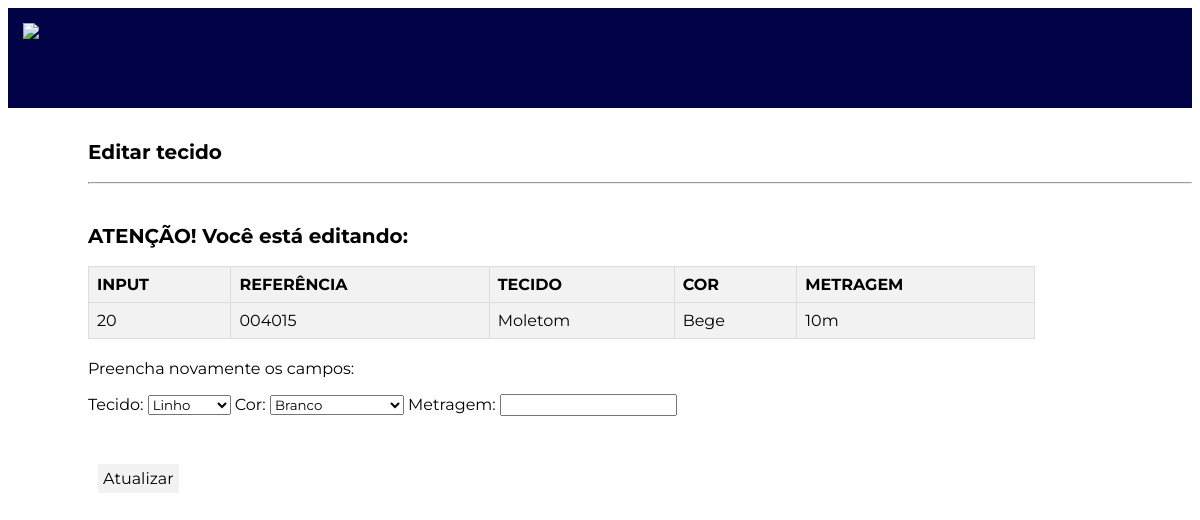
Page /core/editar/20 on the committed database.
### core/models.py (models this page shows, shortened)
class Tecido(models.Model):
    referencia = models.CharField(max_length=10)
    tipo = models.CharField(max_length=30)
    cor = models.CharField(max_length=30)
    metragem = models.CharField(max_length=10)

### core/views.py (the view)
# urls.py: path('editar/<int:id>', editar, name='editar'),
def editar (request, id):
    cores = retornar_cores()
    tecido = Tecido.objects.get(id=id)
    return render (request, 'update.html', {'tecido': tecido, 'cores': cores})

### core/views.py (called while the page is built)
def retornar_cores():
    return ['Branco', 'Preto', 'Cinza', 'Chumbo', 'Vermelho', 'Vinho', 'Coral', 'Laranja', 'Amarelo', 'Amarelo Canário', 'Amarelo Neon', 'Marrom', 'Caramelo', 'Caqui', 'Bege', 'Rosa Bebê', 'Rosa Neon', 'Pink', 'Azul Claro', 'Azul Turquesa', 'Azul Royal', 'Azul Marinho', 'Roxo', 'Verde Lodo', 'Verde Sinuca', 'Verde Bandeira', 'Verde Limão', 'Verde Água']

### core/templates/update.html (shortened to what this page needs)
<!DOCTYPE html>
<html lang="en">
<head>
    {% load static %}
    <link rel="stylesheet" type="text/css" href="{% static 'estilos/index_estilo.css' %}">
    <link rel="stylesheet" type="text/css" href="{% static 'estilos/index_estilo.css' %}">
</head>
<body>
    <div id="cabecalho">
        <img src="https://cdn.shopify.com/s/files/1/0639/6218/5944/files/logo_SB_BRANCA_E_AMARELA_140x@2x.png?v=1650296644">
    </div>
    <br>
    <h1>Editar tecido</h1>
    <hr style="margin-left: 80px;">
    <br>
    <h1>ATENÇÃO! Você está editando:</h1>
    <table>
        <tr>
            <th>INPUT</th>
            <th>REFERÊNCIA</th>
            <th>TECIDO</th>
            <th>COR</th>
            <th>METRAGEM</th>
        </tr>
        <tr>
            <td>{{ tecido.id }}</td>
            <td>{{ tecido.referencia }}</td>
            <td>{{ tecido.tipo }}</td>
            <td>{{ tecido.cor }}</td>
            <td>{{ tecido.metragem }}m</td>
        </tr>
    </table>
    <div id="forms_atualizar">
        <p>Preencha novamente os campos:</p>
        <form action="{% url 'atualizar' tecido.id %}" method="POST">
            <label for="tipo">Tecido:</label>
            <select id="tipo" name="tipo">
                <option value="Linho">Linho</option>
            </select>
            <label for="cor">Cor:</label>
            <select id="cor" name="cor">
                {% for cor in cores %}
                <option value="{{cor}}">{{cor}}</option>
                {% endfor %}
            </select>
            <label for="Metragem">Metragem:</label>
            <input type="number" step="0.1" name="metragem">
            <br>
            <br>
            <br>
            <button type="submit">Atualizar</button>
        </form>
    </div>
</body>
</html>

### static/estilos/index_estilo.css (style rules this page uses)
* { font-family: 'Montserrat'; }
h1 { font-family: 'Montserrat'; font-size: 20px; margin-left: 80px; margin-bottom: 17.5px; }
#cabecalho { width: 100%; height: 100px; background-color: rgb(2, 2, 71); border-color: rgb(147, 150, 153); }
img { margin: 15px; height: 70px; }
table { border-collapse: collapse; width: 80%; margin-bottom: 20px; margin-left: 80px; }
th, td { text-align: left; padding: 8px; border: 1px solid #ddd; }
th { background-color: #f2f2f2; }
tr:nth-child(even) { background-color: #f2f2f2; }
tr:nth-child(odd) { background-color: #d8d7d7; }
button { background-color: #f2f2f2; color: black; padding: 5px 5px; text-align: center; text-decoration: none; display: flex; font-size: 16px; cursor: pointer; margin: 10px; align-items: center; border: none; }
#forms_atualizar { margin-left: 80px; }

### rows in the picture
Tecido: id "20", referencia "004015", tipo "Moletom", cor "Bege", metragem "10"

### other values in the picture
form field cor "Branco"
